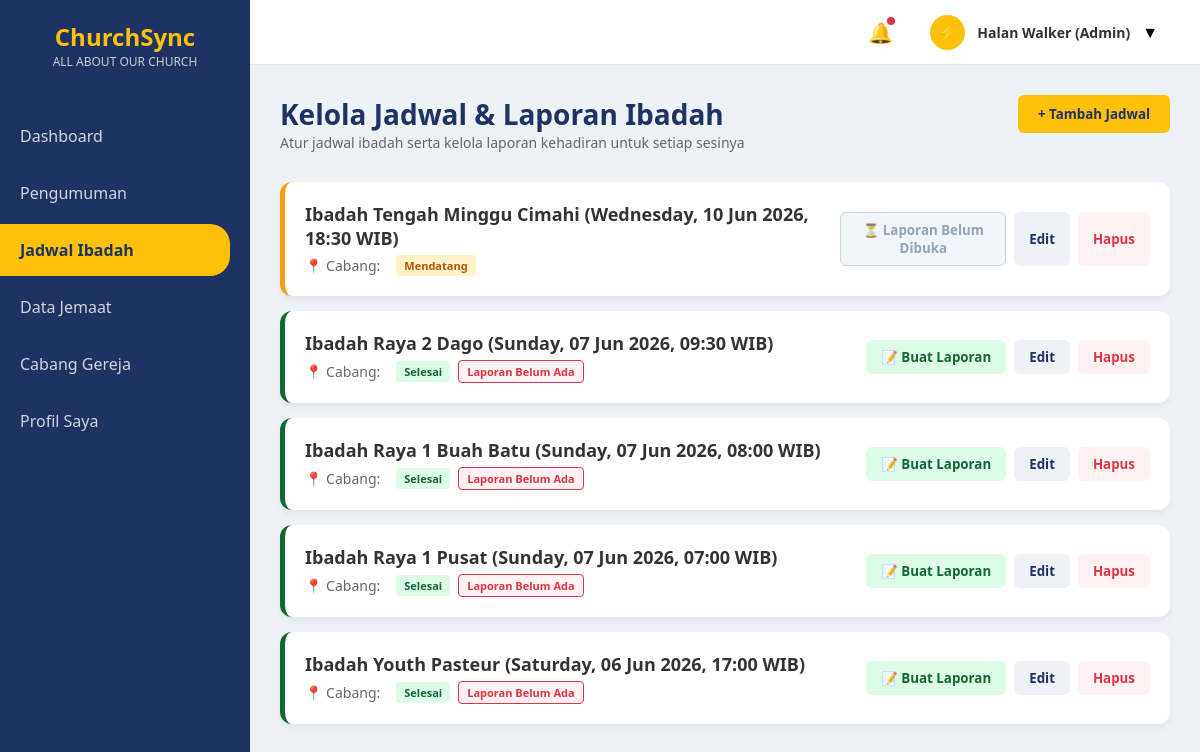
Page /admin/jadwal_admin_up.php (signed in) on the earlier database version.
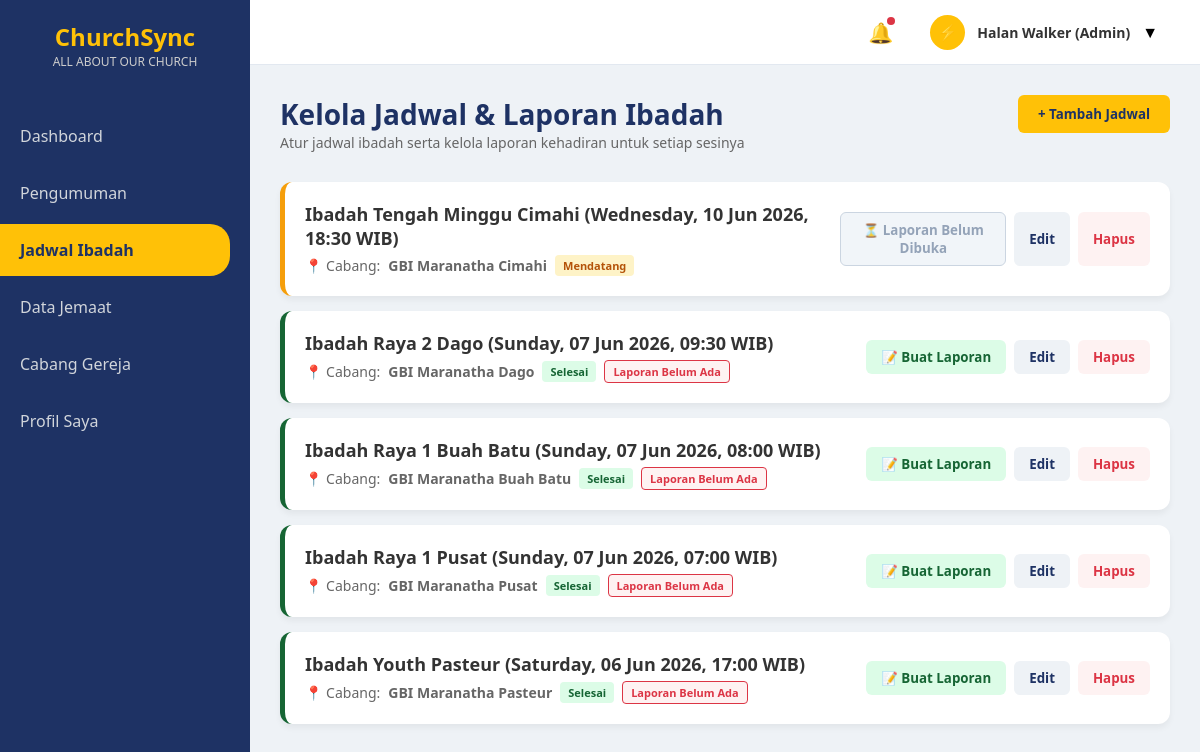
Same page on the later database version.
### tables this page shows
CREATE TABLE `jadwal_ibadah` (
  `id_jadwal` int(10) NOT NULL AUTO_INCREMENT,
  `kategori_ibadah` varchar(255) NOT NULL,
  `waktu_pelaksanaan` datetime(6) NOT NULL,
  `id_cabang` int(11) NOT NULL,
  PRIMARY KEY (`id_jadwal`),
  CONSTRAINT `kd_jadwal` FOREIGN KEY (`id_jadwal`) REFERENCES `cabang_gereja` (`id_cabang`)
);

CREATE TABLE `cabang_gereja` (
  `id_cabang` int(5) NOT NULL AUTO_INCREMENT,
  `nama_cabang` varchar(100) NOT NULL,
  `alamat_cabang` varchar(255) NOT NULL,
  PRIMARY KEY (`id_cabang`)
);

### admin/jadwal_admin_up.php (the view, shortened to what this page needs)
<?php
include '../koneksi.php';
$query_jadwal = mysqli_query($conn, "
    SELECT jadwal_ibadah.*, cabang_gereja.nama_cabang
    FROM jadwal_ibadah
    LEFT JOIN cabang_gereja ON jadwal_ibadah.id_cabang = cabang_gereja.id_cabang
    ORDER BY jadwal_ibadah.waktu_pelaksanaan DESC
");
?>
<!DOCTYPE html>
<html lang="id">
<head>
    <link rel="stylesheet" href="../style.css">
</head>
<body>
    <div class="sidebar">
        <div class="sidebar-logo">ChurchSync<span>ALL ABOUT OUR CHURCH</span></div>
        <nav>
            <a href="dashboard_admin.php" class="nav-link">Dashboard</a>
            <a href="pengumuman_admin.php" class="nav-link">Pengumuman</a>
            <a href="jadwal_admin.php" class="nav-link active">Jadwal Ibadah</a>
            <a href="data_jemaat_admin.php" class="nav-link">Data Jemaat</a>
            <a href="cabang_admin.php" class="nav-link">Cabang Gereja</a>
            <a href="profil_admin.php" class="nav-link">Profil Saya</a>
        </nav>
    </div>
    <div class="content-wrapper">
        <div class="top-navbar">
            <div class="navbar-right">
                <div class="noti-icon">🔔<span class="noti-badge"></span></div>
                <div class="user-profile-dropdown">
                    <div class="nav-avatar">⚡</div>
                    <div class="nav-user-name"><?= $_SESSION['nama_lengkap']; ?> (Admin)</div>▼
                </div>
            </div>
        </div>
        <div class="main-content">
            <div class="header-toolbar">
                <div class="page-title">
                    <h2>Kelola Jadwal & Laporan Ibadah</h2>
                    <p>Atur jadwal ibadah serta kelola laporan kehadiran untuk setiap sesinya</p>
                </div>
                <button class="btn-add" onclick="bukaModal('modalJadwal')">+ Tambah Jadwal</button>
            </div>
            <?php
            if (mysqli_num_rows($query_jadwal) == 0) {
                echo "<p style='text-align:center; color:#666;'>Belum ada jadwal ibadah yang dibuat.</p>";
            } else {
                while ($row = mysqli_fetch_assoc($query_jadwal)) :
                    $waktu_db = strtotime($row['waktu_pelaksanaan']);
                    $waktu_sekarang = time();
                    $is_past = ($waktu_db < $waktu_sekarang);
                    $border_class = $is_past ? 'past' : 'upcoming';
                    $badge_class = $is_past ? 'status-past' : 'status-upcoming';
                    $badge_text = $is_past ? 'Selesai' : 'Mendatang';
                    $ada_laporan = false;
            ?>
                    <div class="schedule-list <?= $border_class; ?>">
                        <div class="schedule-info">
                            <h4><?= $row['kategori_ibadah']; ?>
                                (<?= date('l, d M Y, H:i', strtotime($row['waktu_pelaksanaan'])); ?> WIB)
                            </h4>
                            <p>
                                📍 Cabang: <strong><?= $row['nama_cabang']; ?></strong> <span class="status-badge <?= $badge_class; ?>"><?= $badge_text; ?></span>
                                <?php if ($is_past): ?>
                                    <?php if ($ada_laporan): ?>
                                        <span class="badge-laporan" style="color:#166534; border-color:#166534; background:#dcfce7;">Laporan Terkirim</span>
                                    <?php else: ?>
                                        <span class="badge-laporan" style="color:#dc3545; border-color:#dc3545; background:#fef2f2;">Laporan Belum Ada</span>
                                    <?php endif; ?>
                                <?php endif; ?>
                            </p>
                        </div>
                        <div class="action-btns">
                            <?php if ($is_past): ?>
                                <?php if ($ada_laporan): ?>
                                    <button class="btn-report view-mode" onclick="bukaModal('modalLaporan')">📄 Lihat Laporan</button>
                                <?php else: ?>
                                    <button class="btn-report" onclick="bukaModal('modalLaporan')">📝 Buat Laporan</button>
                                <?php endif; ?>
                            <?php else: ?>
                                <button class="btn-report" disabled>⏳ Laporan Belum Dibuka</button>
                            <?php endif; ?>
                            <button class="btn-edit" onclick="bukaModal('modalJadwal')">Edit</button>
                            <button class="btn-delete">Hapus</button>
                        </div>
                    </div>
            <?php
                endwhile;
            }
            ?>
        </div>
    </div>
</body>
</html>

Differences in the rows shown:
changed jadwal_ibadah "Ibadah Tengah Minggu Cimahi": id_jadwal.nama_cabang (not shown) → "GBI Maranatha Cimahi"
changed jadwal_ibadah "Ibadah Raya 2 Dago": id_jadwal.nama_cabang (not shown) → "GBI Maranatha Dago"
changed jadwal_ibadah "Ibadah Raya 1 Buah Batu": id_jadwal.nama_cabang (not shown) → "GBI Maranatha Buah Batu"
changed jadwal_ibadah "Ibadah Raya 1 Pusat": id_jadwal.nama_cabang (not shown) → "GBI Maranatha Pusat"
changed jadwal_ibadah "Ibadah Youth Pasteur": id_jadwal.nama_cabang (not shown) → "GBI Maranatha Pasteur"
